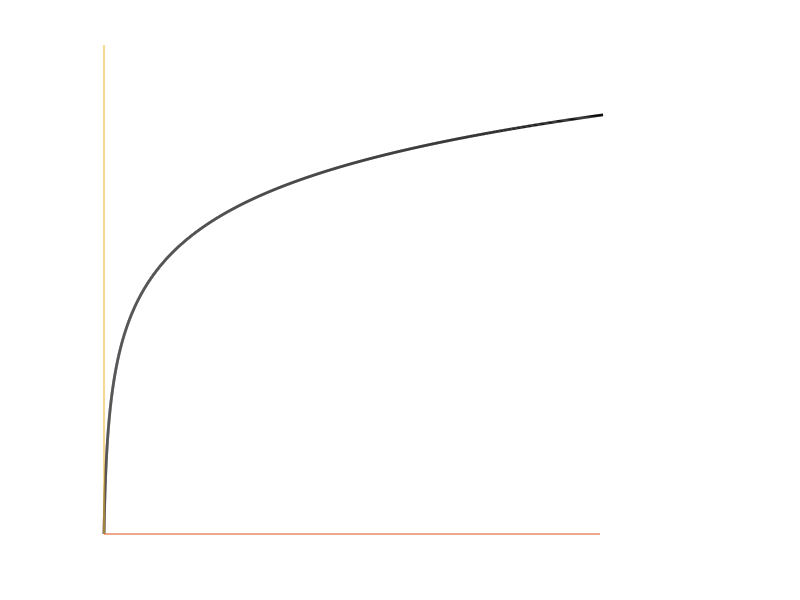
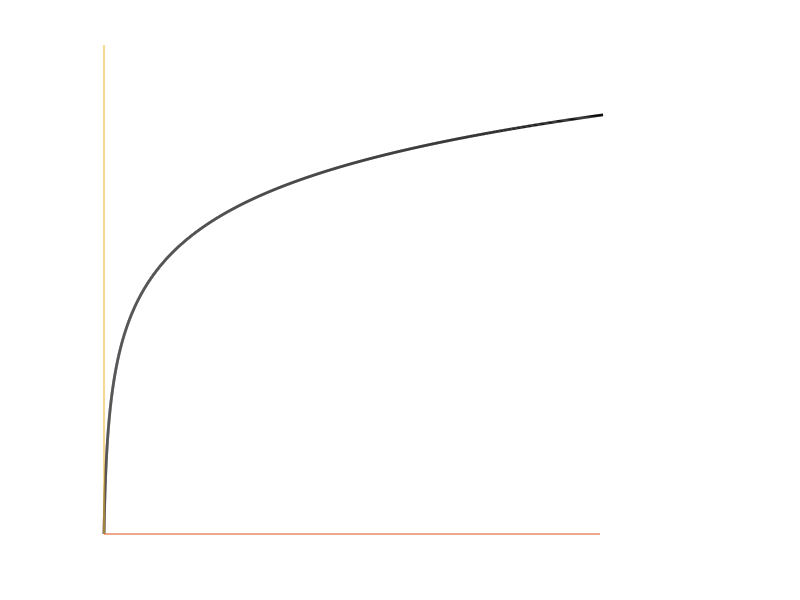
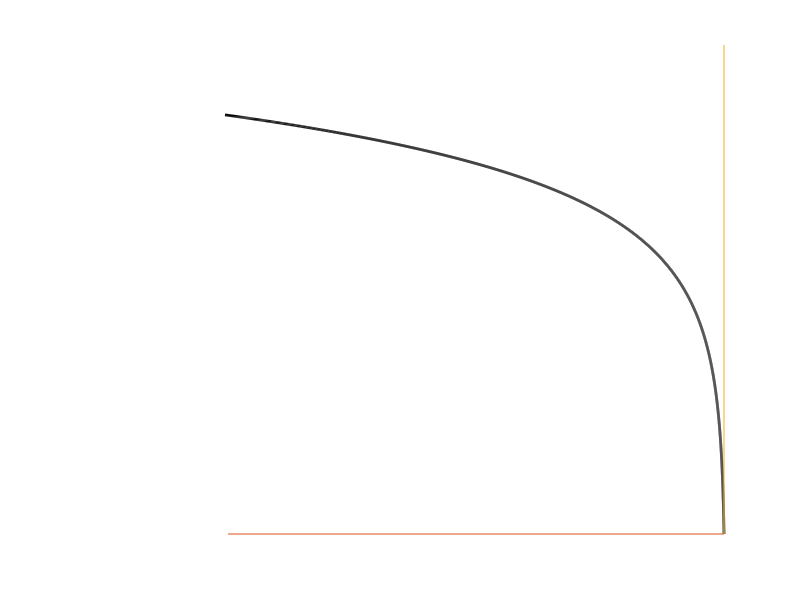
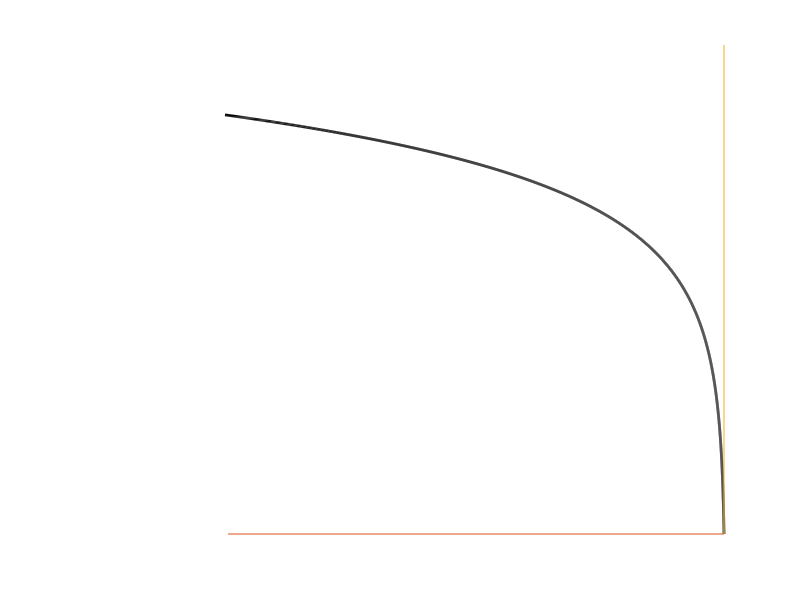

Recreate these plots in MATLAB, in order.
#lines
clf;
hold on

Is=10^(-14);

ya=@(x) (e.^(x./0.5)-1);


x=0:0.001:3;

plot(ya(x),x,'color','black','linewidth',2)

plot([0,400],[0,0])
plot([0,0],[0,3.5])

grid off
axis off

print -demf linesShiftingMirroringA.emf
print -deps linesShiftingMirroringA.eps
#===================

clf
hold on

x=0:0.001:3;

plot(-ya(x),x,'color','black','linewidth',2)

plot([-400,0],[0,0])
plot([0,0],[0,3.5])

grid off
axis off

print -demf linesShiftingMirroringB.emf
print -deps linesShiftingMirroringB.eps

#=======================
clf
hold on

x=0:0.001:3;

plot(400-ya(x),x,'color','black','linewidth',2)

plot([0,450],[0,0])
plot([0,0],[0,3.5])

grid off
axis off

print -demf linesShiftingMirroringC.emf
print -deps linesShiftingMirroringC.eps
